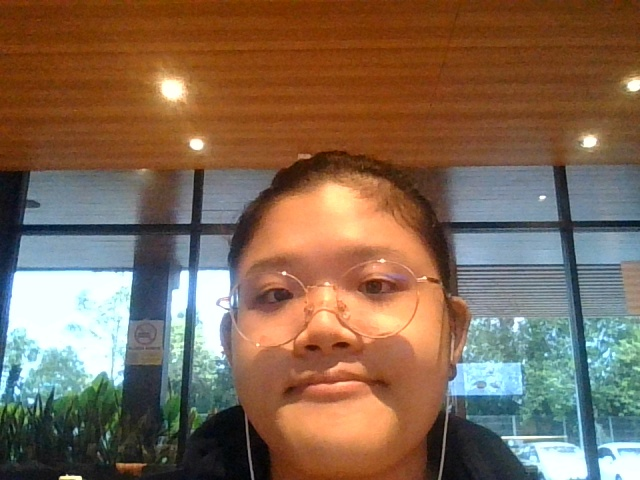
#> input picture captured_image.jpg, 640 x 480 px, given in place of the camera
$ jupyter execute --allow-errors train.ipynb   (text cells are left out)
#> lines starting #> are read from the running program, lines starting #| are printed output that depends on the picture
[cell 1]
# Import necessary libraries
import os
import cv2 as cv
import pickle
import sqlite3
import csv
from insightface.app import FaceAnalysis

# Initialize model
#> (the rest of this cell did not finish here and is left out)

[cell 2]
# Import necessary libraries
import cv2 as cv
import pickle
import time
import numpy as np
from insightface.app import FaceAnalysis
from huggingface_hub import hf_hub_download

# Initializer
#> (the rest of this cell did not finish here and is left out)

[cell 3]
import cv2
from mtcnn import MTCNN
from keras_facenet import FaceNet

# Initialize detector and embedder
#> (the rest of this cell did not finish here and is left out)

[cell 4]
import cv2
from sklearn.metrics.pairwise import cosine_similarity

# Get top N matches with cosine similarity
# [12 lines left out: function get_top_matches, not called in this run]

def real_time():
    # Start webcam recognition with stillness detection
    video = cv2.VideoCapture(0)
    print("📷 Press 'q' to quit...")

    # Parameters for stillness detection
    still_threshold = 10  # max movement in pixels to consider still
    still_duration = 2    # seconds to hold still before capture

    last_face_pos = None
    still_start_time = None
    captured = False
    top_matches = []

    while True:
        ret, frame = video.read()
#> frame is the input picture: shape (480, 640, 3); mean B, G, R 84.7, 105.2, 129.7
        if not ret:
            break

        results = detector.detect_faces(frame)

        if len(results) == 0:
            last_face_pos = None
            still_start_time = None
            captured = False
            top_matches = []
        else:
            largest_face = max(results, key=lambda f: f['box'][2] * f['box'][3])
            x, y, w, h = largest_face['box']
            x, y = max(0, x), max(0, y)

            if last_face_pos is not None:
                lx, ly, lw, lh = last_face_pos
                movement = abs(x - lx) + abs(y - ly) + abs(w - lw) + abs(h - lh)
            else:
                movement = None

            if movement is not None and movement < still_threshold:
                if still_start_time is None:
                    still_start_time = time.time()
                else:
                    elapsed = time.time() - still_start_time
                    remaining = int(still_duration - elapsed) + 1

                    countdown_label = f"Hold still... {remaining}s"
                    (label_width, label_height), baseline = cv2.getTextSize(countdown_label, cv2.FONT_HERSHEY_SIMPLEX, 0.8, 2)
                    cv2.rectangle(frame, (x, y - label_height - baseline - 10), (x + label_width, y), (0, 255, 255), cv2.FILLED)
                    cv2.putText(frame, countdown_label, (x, y - 5),
                                cv2.FONT_HERSHEY_SIMPLEX, 0.8, (0, 0, 0), 2)

                    if elapsed >= still_duration and not captured:
                        margin = 10
                        x1 = max(0, x - margin)
                        y1 = max(0, y - margin)
                        x2 = min(frame.shape[1], x + w + margin)
                        y2 = min(frame.shape[0], y + h + margin)
                        face_img = frame[y1:y2, x1:x2]

                        top_matches = get_top_matches(face_img, face_database)

                        print(f"\nCaptured face after being still for {still_duration} seconds:")
                        for match_name, sim in top_matches:
                            print(f"  {match_name}: {sim * 100:.2f}% similarity")

                        captured = True
            else:
                still_start_time = None
                captured = False
                top_matches = []

            last_face_pos = (x, y, w, h)

            if captured and top_matches:
                cv2.rectangle(frame, (x, y), (x + w, y + h), (0, 255, 0), 2)
                best_name, best_sim = top_matches[0]
                label = f"{best_name} ({best_sim*100:.1f}%)"
                (label_width, label_height), baseline = cv2.getTextSize(label, cv2.FONT_HERSHEY_SIMPLEX, 0.7, 2)
                cv2.rectangle(frame, (x, y - label_height - baseline - 5), (x + label_width, y), (0, 255, 0), cv2.FILLED)
                cv2.putText(frame, label, (x, y - 5), cv2.FONT_HERSHEY_SIMPLEX, 0.7, (0, 0, 0), 2)
            else:
                cv2.rectangle(frame, (x, y), (x + w, y + h), (0, 255, 255), 2)

        cv2.imshow('Face Recognition with MTCNN + FaceNet', frame)
        if cv2.waitKey(1) & 0xFF == ord('q'):
            break

    video.release()
    cv2.destroyAllWindows()

#> (the rest of this cell did not finish here and is left out)

[cell 5]
# Import necessary libraries
import os
import cv2
import pickle
import numpy as np
import pandas as pd
from insightface.app import FaceAnalysis
from mtcnn import MTCNN
from keras_facenet import FaceNet
from sklearn.metrics import accuracy_score

name_to_id = {
    "Ethel": "24WMR08861",
    "Jesmine": "24WMR08866",
    "Khaili": "24WMR08863",
    "Kit": "24WMR08870"
}
id_to_name = {v: k for k, v in name_to_id.items()}

with open("database/face_embeddings.pkl", "rb") as f:
#> (reads database/face_embeddings.pkl from the repository)
    embeddings_insight = pickle.load(f)

with open("database/facenet_embeddings.pkl", "rb") as f:
#> (reads database/facenet_embeddings.pkl from the repository)
    embeddings_facenet = pickle.load(f)

#> (the rest of this cell did not finish here and is left out)

[cell 6]
import matplotlib.pyplot as plt
import seaborn as sns
from sklearn.metrics import confusion_matrix, classification_report

# ---------- Confusion Matrix ----------
# [11 lines left out: function plot_confusion, not called in this run]

# ---------- Classification Report ----------
def print_report(y_true, y_pred, model_name):
    print(f"\nClassification Report - {model_name}")
    print(classification_report(y_true, y_pred, zero_division=0))

# ---------- Accuracy Bar Chart ----------
# [21 lines left out: functions plot_accuracy_comparison, plot_overall_accuracy, not called in this run]


# ================== RUN VISUALIZATIONS ==================
# Reports
#> (the rest of this cell did not finish here and is left out)

[cell 7]
# !pip install python-barcode Pillow zxing-cpp qrcode

[cell 8]
import pandas as pd
import barcode
from barcode.writer import ImageWriter
import os

# Load dataset
df = pd.read_csv("dataset/dataset.csv")
#> (reads dataset/dataset.csv from the repository)

# Create output folder for barcodes
output_dir = "database/barcode_zxing"
os.makedirs(output_dir, exist_ok=True)

count = 0  # counterd

#> (the rest of this cell did not finish here and is left out)

[cell 9]
import cv2
import pandas as pd
import zxingcpp
import qrcode
import numpy as np
import os
import time

# Load CSV
df = pd.read_csv("dataset/dataset.csv")
student_dict = df.set_index("StudentID").to_dict("index")

# Open camera
cap = cv2.VideoCapture(0)
cap.set(cv2.CAP_PROP_FRAME_WIDTH, 1280)
cap.set(cv2.CAP_PROP_FRAME_HEIGHT, 720)

target_w, target_h = 402, 280
ret, frame = cap.read()
h, w, _ = frame.shape
roi_w_ratio = target_w / w
roi_h_ratio = target_h / h
#> `frame = cv2.addWeighted(overlay, 0.6, frame, 0.4, 0)`:
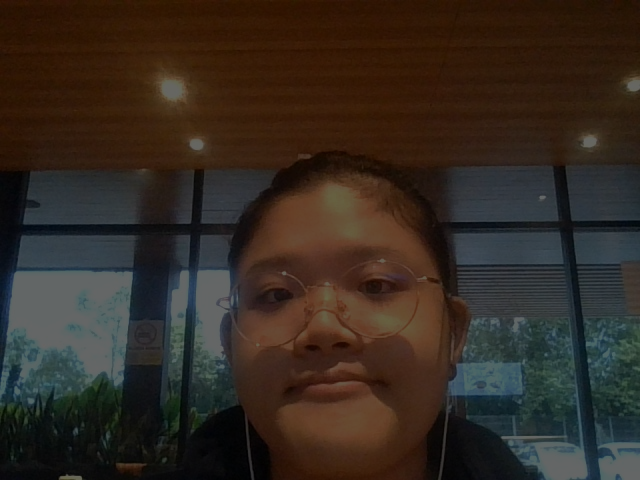
#> frame: shape (480, 640, 3); mean B, G, R 33.9, 42.1, 51.9
#> `frame[roi_y1:roi_y2, roi_x1:roi_x2] = raw_frame[roi_y1:roi_y2, roi_x1:..`:
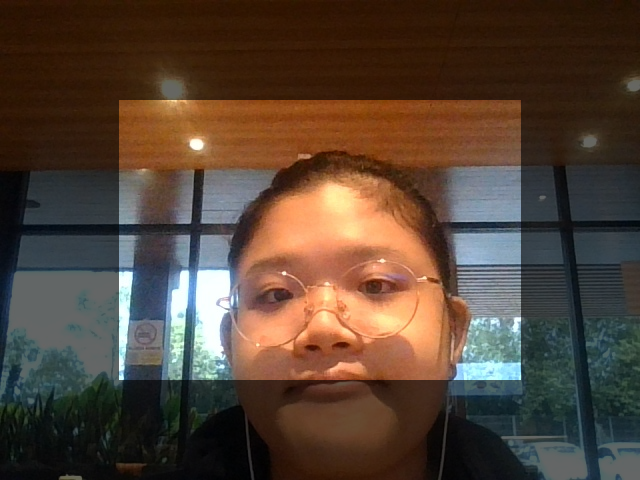
#> frame: shape (480, 640, 3); mean B, G, R 54.4, 67.5, 85
#> `roi = frame[roi_y1:roi_y2, roi_x1:roi_x2]`:
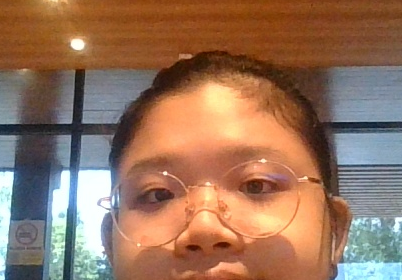
#> roi: shape (280, 402, 3); mean B, G, R 93.2, 115.5, 150.8
#> (the rest of the program and of its run is left out)
